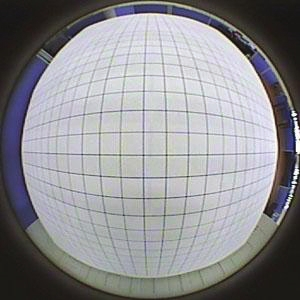
%> input picture Fish Eye/00.jpg, 300 x 300 px
$ octave fish_3D_Cube.m   (GNU Octave 9; MATLAB toolbox functions it lacks are replaced by stand-ins)
%> lines starting %> are read from the running program, lines starting %| are printed output that depends on the picture; in (x1, y1, x2, y2) boxes, pixels count from 0 and x2, y2 are one past the last pixel; in counts of white or black regions, pixels touching at a corner belong together; the program's own positions count from 1
clc;
clear;
I0=imread('00.jpg');
%> I0 is the input picture: size 300x300x3 uint8; mean R, G, B 142.1, 142, 145.5
I0=uint8(rgb2gray(I0));
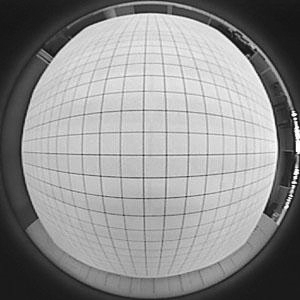
%> I0: size 300x300 uint8; min 14, max 255, mean 142.5
[heigh,width]=size(I0);
%> heigh = 300; width = 300
r=floor((min(heigh,width))/2);   %原图像半径
%> r = 150
oriwidth=2*r;                    %原图像宽长
%> oriwidth = 300
oriheigh=2*r;
%> oriheigh = 300
nwidth=4*r;                      %定义校正后图像大小
%> nwidth = 600
nheigh=4*r;
%> nheigh = 600
% [4 lines of commented-out code are left out]
I1=uint8(zeros(nheigh,nwidth));
p1=r;
%> p1 = 150
m1=r;
%> m1 = 150
n1=r;
%> n1 = 150
xc=r;
%> xc = 150
yc=r;
%> yc = 150
u0=r;
%> u0 = 150
v0=r;
%> v0 = 150
%-------------立方体顶面校正-------%

for i=1:2*r
    for j=1:2*r
        m=i-xc;
        n=j-yc;
        u=(r*m)/(sqrt(m^2+n^2+p1^2));
        v=(r*n)/(sqrt(m^2+n^2+p1^2));
        xft=round(u+u0);
        yft=round(v+v0);
        if (xft<=0)||(xft>oriwidth)||(yft<=0)||(yft>oriheigh)
            I1(r+i,r+j,:)=0;
        elseif (xft >0) && (xft <oriwidth) && (yft>0) && (yft <oriheigh)
            xx= u+u0;
            yy=v+v0;
            a = double(uint16(xx));
            b = double(uint16(yy));
            x11 = double(I0(a,b));                     % x11 <- origImg(a,b)
            x12 = double(I0(a,b+1));                   % x12 <- origImg(a,b+1)
            x21 = double(I0(a+1,b));                   % x21 <- origImg(a+1,b)
            x22 = double(I0(a+1,b+1));                 % x22 <- origImg(a+1,b+1)
            I1(r+i,r+j) = uint8( (b+1-yy) * ((xx-a)*x21 + (a+1-xx)*x11) + (yy-b) * ((xx-a)*x22 +(a+1-xx) * x12) ); %双线性插值
            else
            I1(r+i,r+j) = I0(xft,yft);     % else,apply nearest interpolate
        end
    end
end
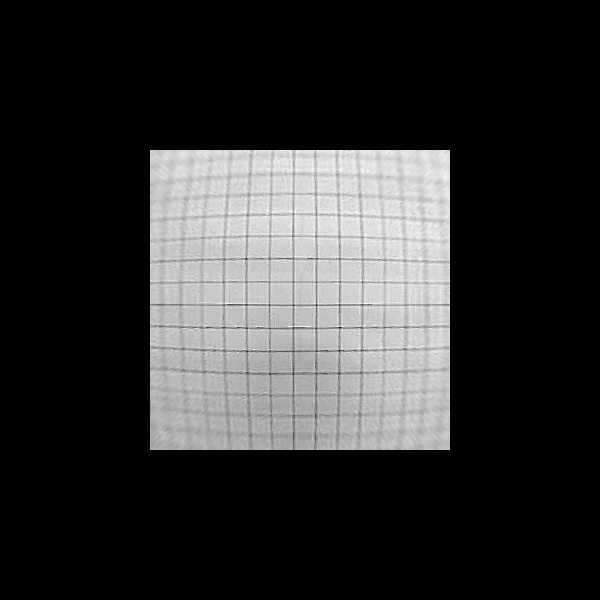
%> I1: size 600x600 uint8; min 0, max 255, mean 48.8
%> after the loop, a = 237; b = 237; x11 = 189; x12 = 187; x21 = 183; x22 = 185; xx = 236.6; yy = 236.6

%%-----------立方体左侧面校正------------------%%
for i=1:2*r
    for j=-r+1:0
        p=j+xc;
        m=i-yc;
        u=(r*m)/(sqrt(m^2+n1^2+p^2));
        v=(r*(-n1))/(sqrt(m^2+n1^2+p^2));
        xft=round(u+u0);
        yft=round(v+v0);
        if (xft<=0)||(xft>oriwidth)||(yft<=0)||(yft>oriheigh)
            I1(r+i,r+j)=0;
        elseif (xft >0) && (xft <oriwidth) && (yft>0) && (yft <oriheigh)
             xx= u+u0;
             yy=v+v0;
             a = double(uint16(xx));
             b = double(uint16(yy));
              x11 = double(I0(a,b));                     % x11 <- origImg(a,b)
            x12 = double(I0(a,b+1));                   % x12 <- origImg(a,b+1)
            x21 = double(I0(a+1,b));                   % x21 <- origImg(a+1,b)
            x22 = double(I0(a+1,b+1));                 % x22 <- origImg(a+1,b+1)
            I1(r+i,j+r) = uint8( (b+1-yy) * ((xx-a)*x21 + (a+1-xx)*x11) + (yy-b) * ((xx-a)*x22 +(a+1-xx) * x12) ); %双线性插值
            else
            I1(r+i,j+r) = I0(xft,yft);     % else,apply nearest interpolate
        end

    end

end
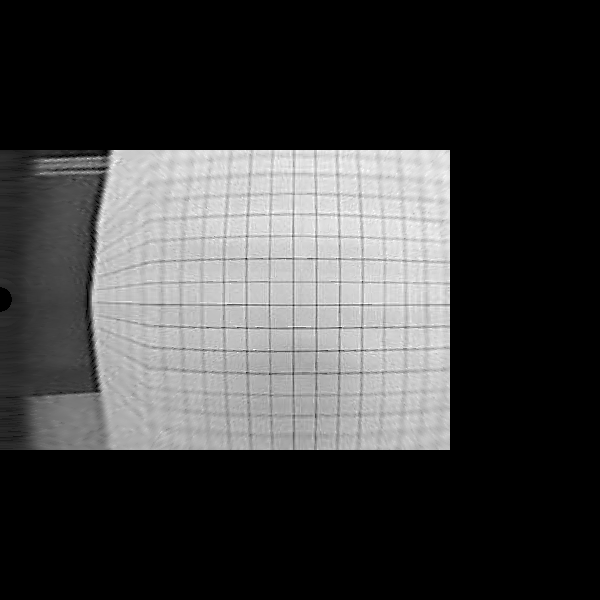
%> I1: size 600x600 uint8; 12.42% of pixels changed, all inside (x1, y1, x2, y2) = (0, 150, 150, 450)
%> after the loop, b = 63; x11 = 178; x12 = 171; x21 = 178; x22 = 176; yy = 63.4

%%-----------立方体右侧面校正------------------%%
for i=1:2*r
    for j=1:r
        p=j-xc;
        m=i-yc;
        u=(r*m)/(sqrt(m^2+n1^2+p^2));
        v=(r*(n1))/(sqrt(m^2+n1^2+p^2));
        xft=round(u+u0);
        yft=round(v+v0);
        if (xft<=0)||(xft>oriwidth)||(yft<=0)||(yft>oriheigh)
            I1(r+i,3*r+j)=0;
        elseif (xft >0) && (xft <oriwidth) && (yft>0) && (yft <oriheigh)
             xx= u+u0;
             yy=v+v0;
             a = double(uint16(xx));
             b = double(uint16(yy));
              x11 = double(I0(a,b));                     % x11 <- origImg(a,b)
            x12 = double(I0(a,b+1));                   % x12 <- origImg(a,b+1)
            x21 = double(I0(a+1,b));                   % x21 <- origImg(a+1,b)
            x22 = double(I0(a+1,b+1));                 % x22 <- origImg(a+1,b+1)
            I1(r+i,3*r+j) = uint8( (b+1-yy) * ((xx-a)*x21 + (a+1-xx)*x11) + (yy-b) * ((xx-a)*x22 +(a+1-xx) * x12) ); %双线性插值
            else
            I1(r+i,3*r+j) = I0(xft,yft);     % else,apply nearest interpolate
        end

    end

end
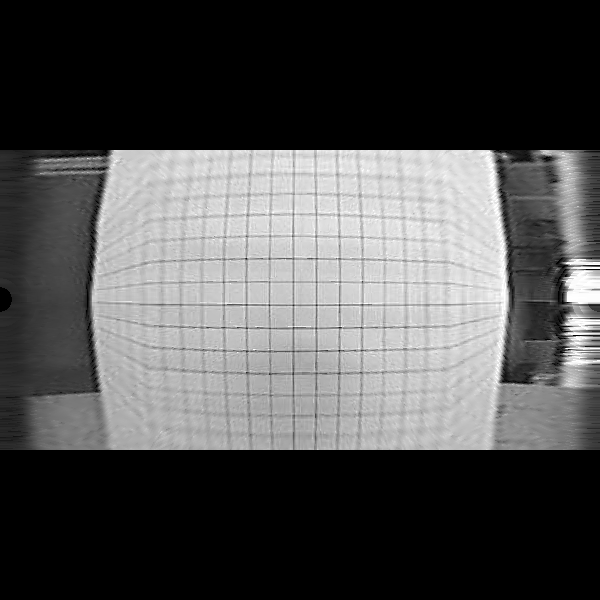
%> I1: size 600x600 uint8; 12.47% of pixels changed, all inside (x1, y1, x2, y2) = (450, 150, 600, 450)
%> after the loop, a = 256; b = 256; x11 = 61; x12 = 26; x21 = 32; x22 = 36; xx = 256.1; yy = 256.1

%%-----------立方体上侧面校正------------------%%
for i=-r+1:0
    for j=1:2*r
        p=i+xc;
        n=j-yc;
        u=(r*(-m1))/(sqrt(m1^2+n^2+p^2));
        v=(r*(n))/(sqrt(m1^2+n^2+p^2));
        xft=round(u+u0);
        yft=round(v+v0);
        if (xft<=0)||(xft>oriwidth)||(yft<=0)||(yft>oriheigh)
            I1(r+i,r+j)=0;
        elseif (xft >0) && (xft <oriwidth) && (yft>0) && (yft <oriheigh)
             xx= u+u0;
             yy=v+v0;
             a = double(uint16(xx));
             b = double(uint16(yy));
              x11 = double(I0(a,b));                     % x11 <- origImg(a,b)
            x12 = double(I0(a,b+1));                   % x12 <- origImg(a,b+1)
            x21 = double(I0(a+1,b));                   % x21 <- origImg(a+1,b)
            x22 = double(I0(a+1,b+1));                 % x22 <- origImg(a+1,b+1)
            I1(r+i,r+j) = uint8( (b+1-yy) * ((xx-a)*x21 + (a+1-xx)*x11) + (yy-b) * ((xx-a)*x22 +(a+1-xx) * x12) ); %双线性插值
            else
            I1(r+i,r+j) = I0(xft,yft);     % else,apply nearest interpolate
        end

    end

end
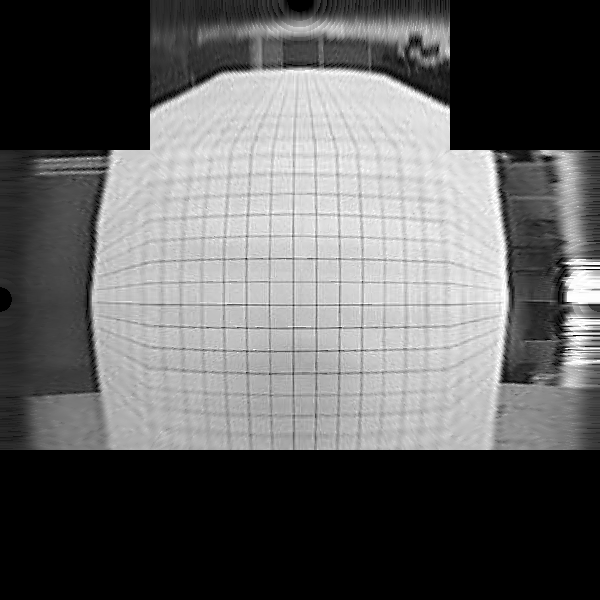
%> I1: size 600x600 uint8; 12.41% of pixels changed, all inside (x1, y1, x2, y2) = (150, 0, 450, 150)
%> after the loop, a = 63; b = 237; x11 = 214; x12 = 226; x21 = 211; x22 = 228; xx = 63.4; yy = 236.6

%%-----------立方体下侧面校正------------------%%
for i=1:r
    for j=1:2*r
        p=i-xc;
        n=j-yc;
        u=(r*(m1))/(sqrt(m1^2+n^2+p^2));
        v=(r*(n))/(sqrt(m1^2+n^2+p^2));
        xft=round(u+u0);
        yft=round(v+v0);
        if (xft<=0)||(xft>oriwidth)||(yft<=0)||(yft>oriheigh)
            I1(3*r+i,r+j)=0;
        elseif (xft >0) && (xft <oriwidth) && (yft>0) && (yft <oriheigh)
             xx= u+u0;
             yy=v+v0;
             a = double(uint16(xx));
             b = double(uint16(yy));
              x11 = double(I0(a,b));                     % x11 <- origImg(a,b)
            x12 = double(I0(a,b+1));                   % x12 <- origImg(a,b+1)
            x21 = double(I0(a+1,b));                   % x21 <- origImg(a+1,b)
            x22 = double(I0(a+1,b+1));                 % x22 <- origImg(a+1,b+1)
            I1(3*r+i,r+j) = uint8( (b+1-yy) * ((xx-a)*x21 + (a+1-xx)*x11) + (yy-b) * ((xx-a)*x22 +(a+1-xx) * x12) ); %双线性插值
            else
            I1(3*r+i,r+j) = I0(xft,yft);     % else,apply nearest interpolate
        end

    end

end
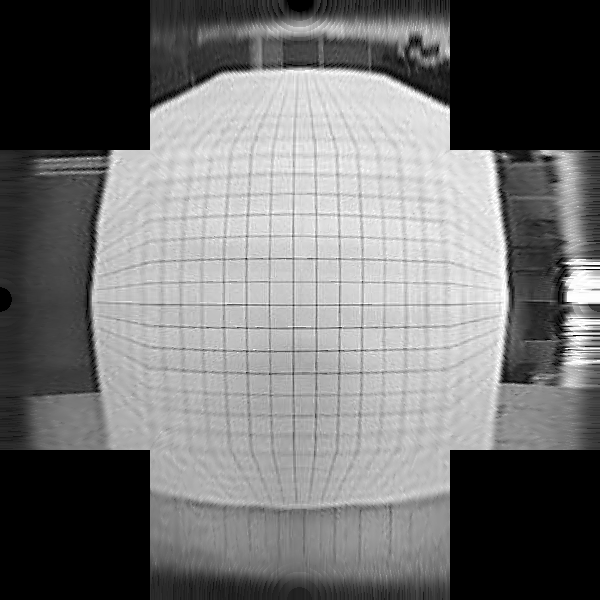
%> I1: size 600x600 uint8; 12.5% of pixels changed, all inside (x1, y1, x2, y2) = (150, 450, 450, 600)
%> after the loop, a = 256; b = 256; x11 = 61; x12 = 26; x21 = 32; x22 = 36; xx = 256.1; yy = 256.1


%figure,imshow(I1);
figure;
subplot(1,2,1),imshow(I0);
subplot(1,2,2),imshow(I1);

$ run again, with Fish Eye/001.JPG copied over Fish Eye/00.jpg
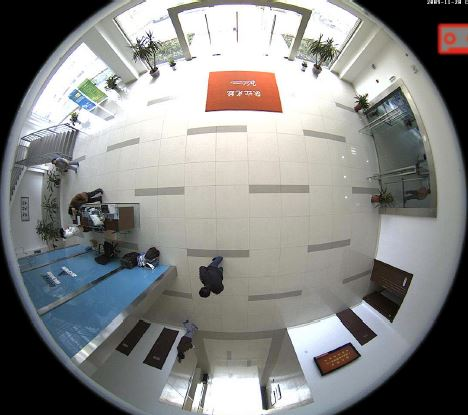
%> input picture Fish Eye/001.JPG, 468 x 415 px
%> I0 is the input picture: size 415x468x3 uint8; mean R, G, B 134.9, 135.3, 133.6
%> I0: size 415x468 uint8
%> after the loop `for i=1:2*r`: a = 327; x11 = 248; x12 = 247; xx = 326.5
%> after the loop `for i=1:2*r`: b = 87; x11 = 101; x21 = 116; x22 = 118; yy = 87.49
%> after the loop `for i=1:2*r`: a = 353; x11 = 64; x12 = 59; x21 = 62; x22 = 56; xx = 353.4
%> after the loop `for i=-r+1:0`:
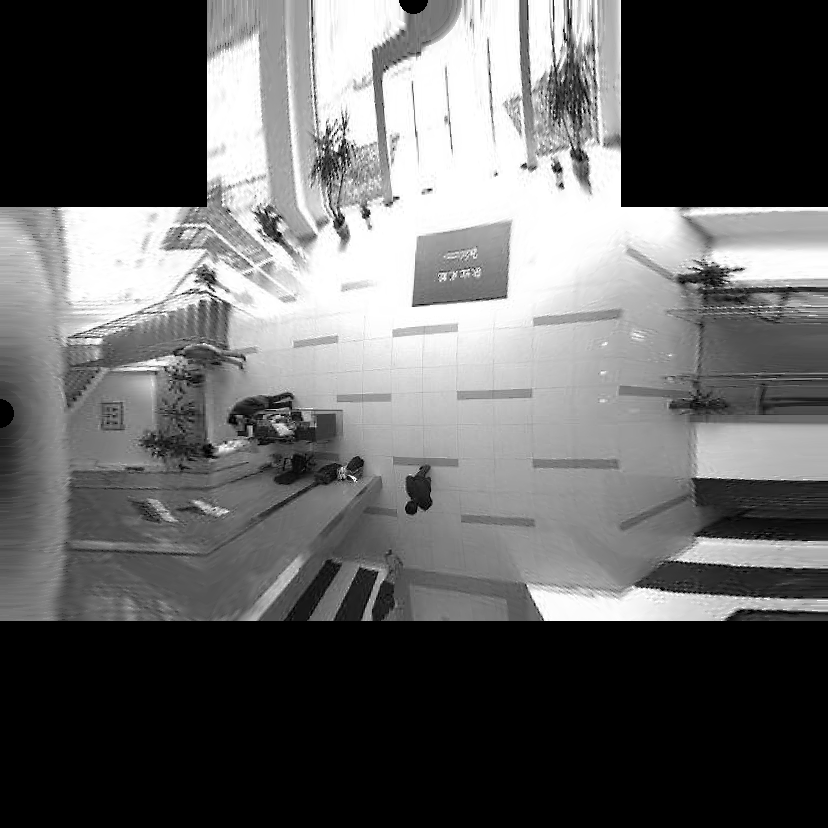
%> I1: size 828x828 uint8; min 0, max 255, mean 99.7
%> after the loop `for i=-r+1:0`: a = 87; b = 327; x11 = 255; xx = 87.49; yy = 326.5
%> after the loop `for i=1:r`:
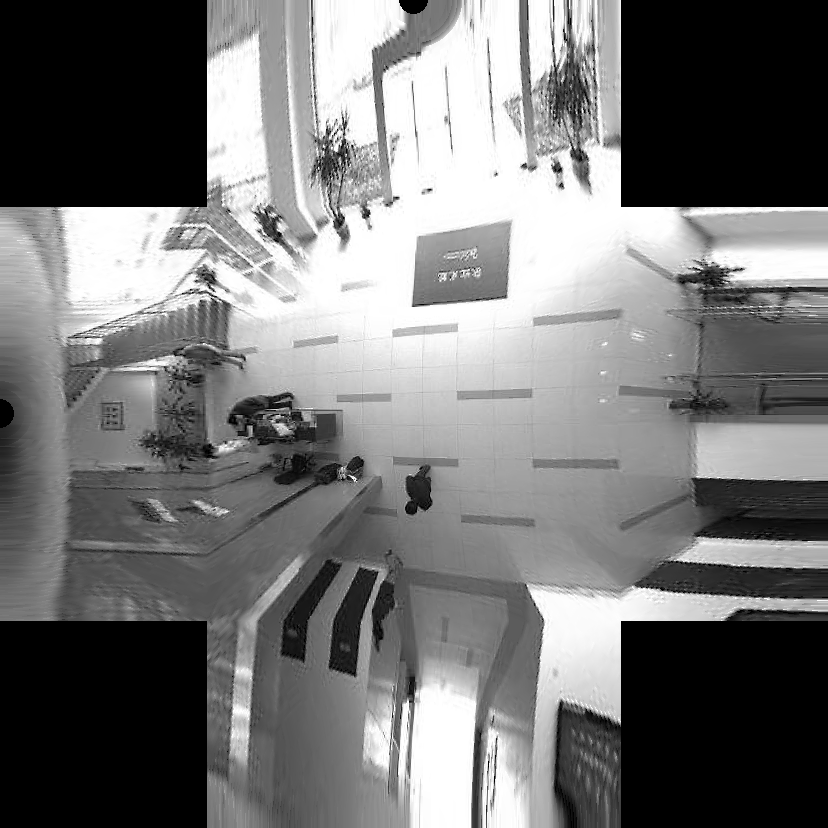
%> I1: size 828x828 uint8; 12.48% of pixels changed, all inside (x1, y1, x2, y2) = (207, 621, 621, 828)
%> after the loop `for i=1:r`: a = 353; x11 = 64; x12 = 59; x21 = 62; x22 = 56; xx = 353.4

$ run again, with Fish Eye/112.jpg copied over Fish Eye/00.jpg
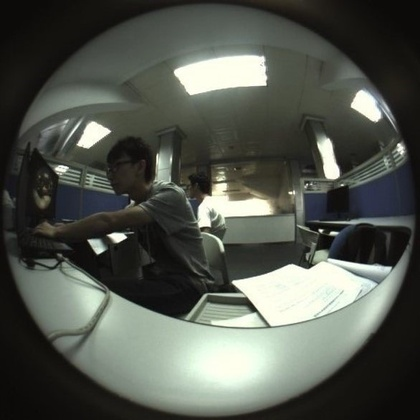
%> input picture Fish Eye/112.jpg, 420 x 420 px, shrunk from 586 x 586 before the run
%> I0 is the input picture: size 420x420x3 uint8; mean R, G, B 82.7, 86.8, 78.9
%> I0: size 420x420 uint8
%> after the loop `for i=1:2*r`: a = 331; x11 = 171; x12 = 172; x21 = 170; x22 = 171; xx = 331.2
%> after the loop `for i=1:2*r`: b = 89; x11 = 82; x12 = 74; x21 = 72; x22 = 64; yy = 88.76
%> after the loop `for i=1:2*r`: a = 358; x11 = 18; x12 = 19; x21 = 17; x22 = 16; xx = 358.5
%> after the loop `for i=-r+1:0`:
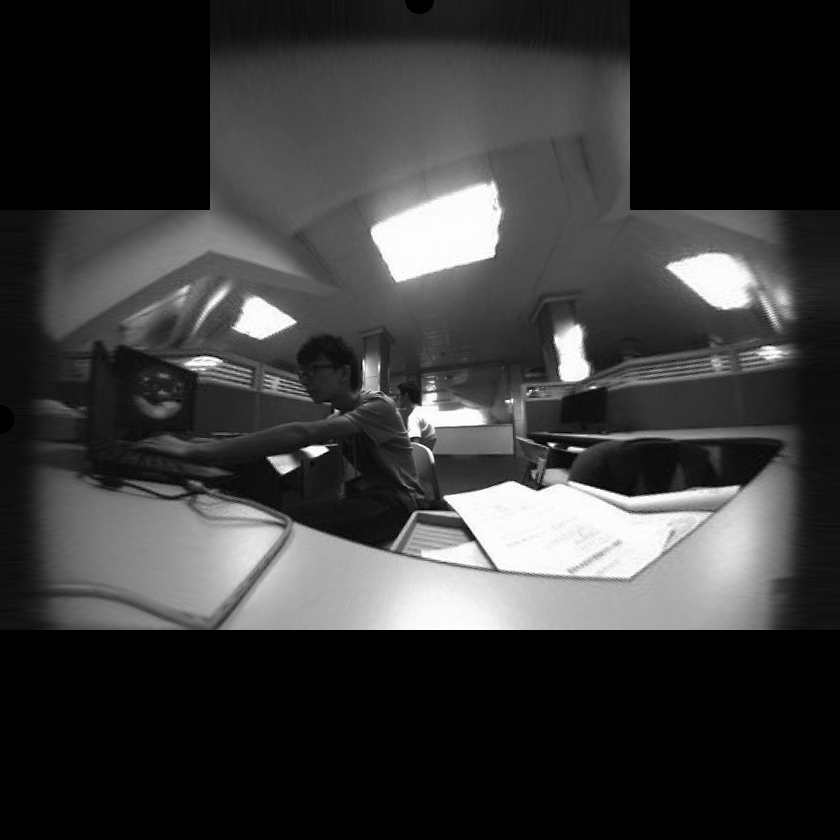
%> I1: size 840x840 uint8; min 0, max 255, mean 57.8
%> after the loop `for i=-r+1:0`: a = 89; b = 331; x11 = 88; x12 = 87; x22 = 85; xx = 88.76; yy = 331.2
%> after the loop `for i=1:r`:
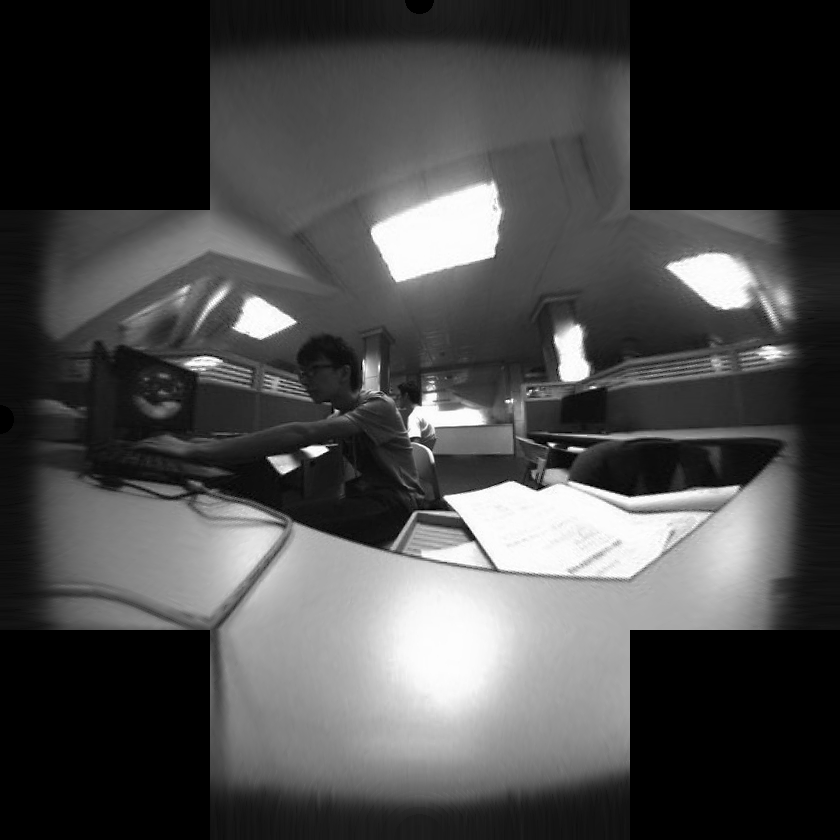
%> I1: size 840x840 uint8; 12.5% of pixels changed, all inside (x1, y1, x2, y2) = (210, 630, 630, 840)
%> after the loop `for i=1:r`: a = 358; x11 = 18; x12 = 19; x21 = 17; x22 = 16; xx = 358.5

$ run again, with Fish Eye/12.jpg copied over Fish Eye/00.jpg
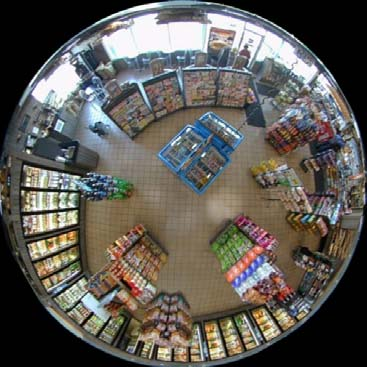
%> input picture Fish Eye/12.jpg, 367 x 367 px
%> I0 is the input picture: size 367x367x3 uint8; mean R, G, B 94.4, 91.2, 85.7
%> I0: size 367x367 uint8
%> after the loop `for i=1:2*r`: a = 289; x11 = 92; x12 = 28; x21 = 116; x22 = 75; xx = 288.7
%> after the loop `for i=1:2*r`: b = 77; x11 = 228; x12 = 211; x21 = 208; x22 = 195; yy = 77.34
%> after the loop `for i=1:2*r`: a = 312; x11 = 99; x12 = 117; x21 = 126; x22 = 116; xx = 312.4
%> after the loop `for i=-r+1:0`:
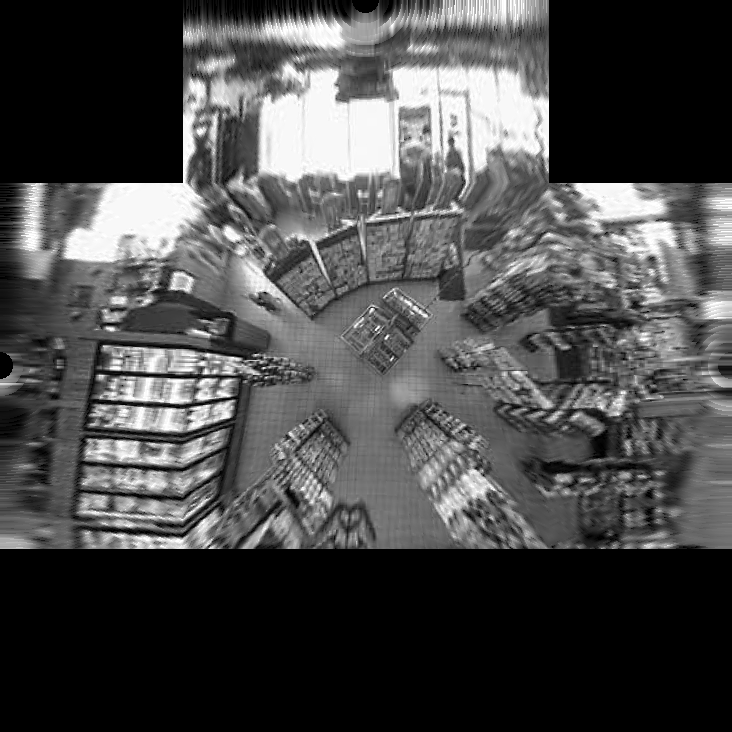
%> I1: size 732x732 uint8; min 0, max 255, mean 73.9
%> after the loop `for i=-r+1:0`: a = 77; b = 289; x11 = 94; x12 = 78; x21 = 89; x22 = 91; xx = 77.34; yy = 288.7
%> after the loop `for i=1:r`:
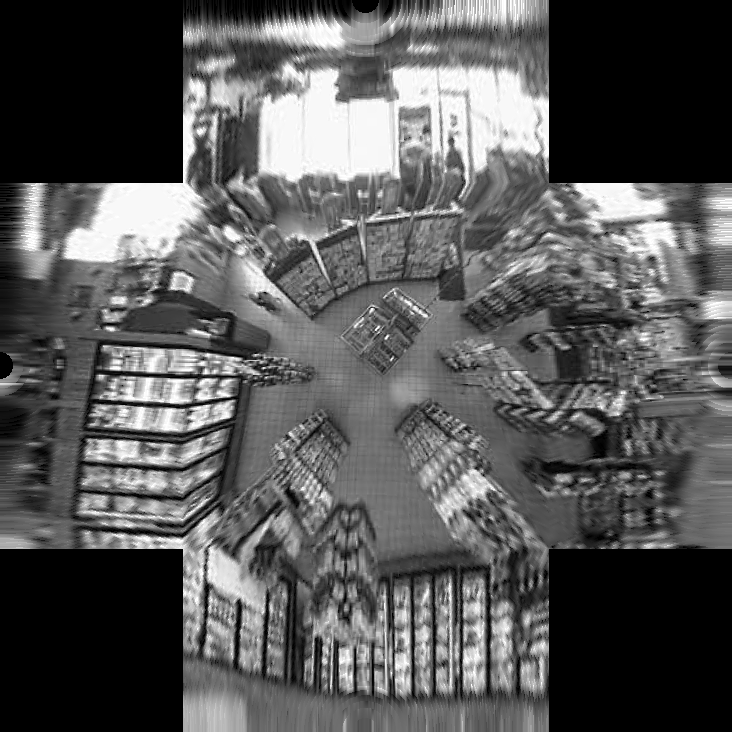
%> I1: size 732x732 uint8; 12.42% of pixels changed, all inside (x1, y1, x2, y2) = (183, 549, 549, 732)
%> after the loop `for i=1:r`: a = 312; x11 = 99; x12 = 117; x21 = 126; x22 = 116; xx = 312.4
